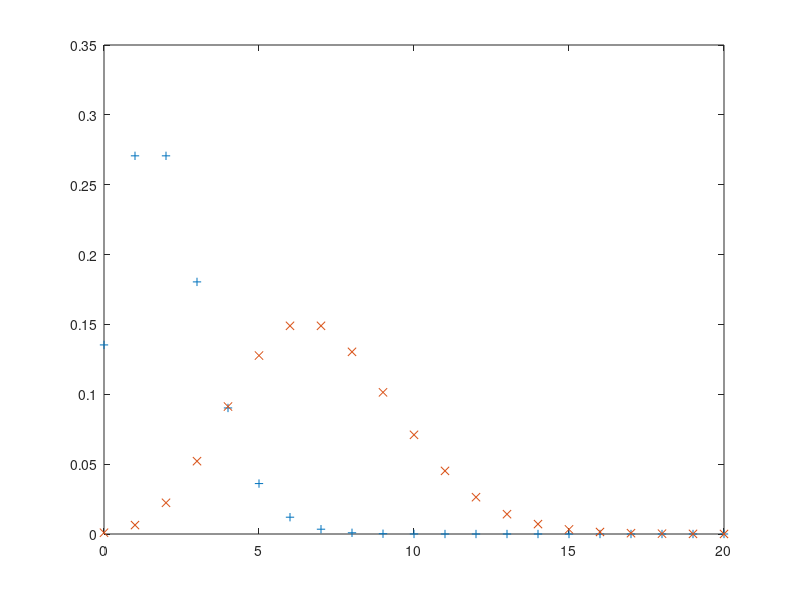
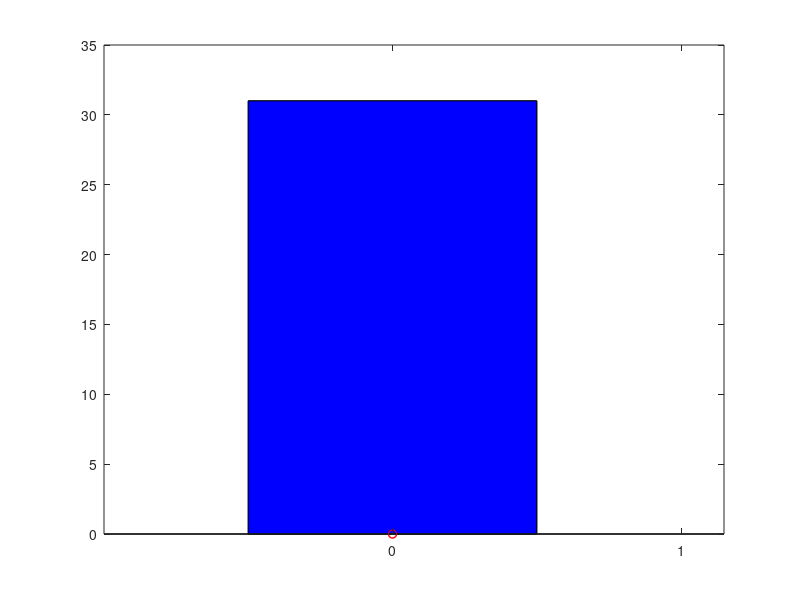
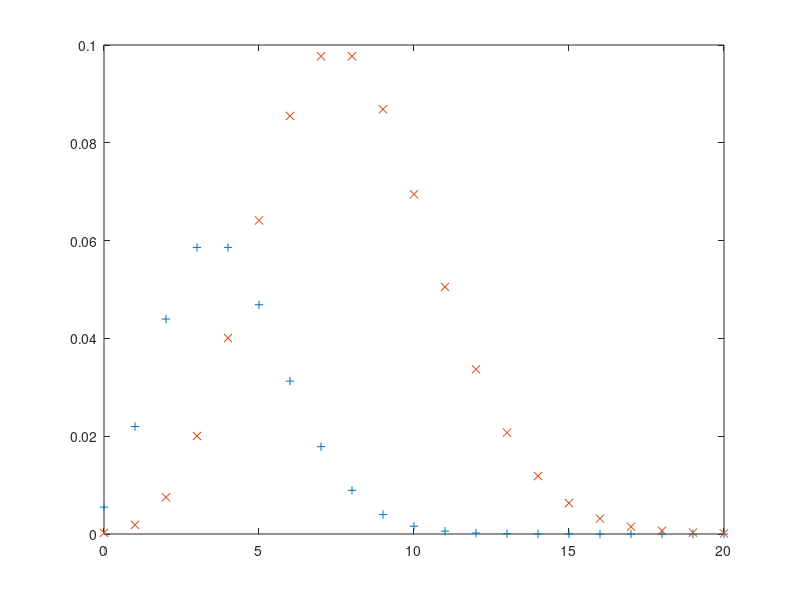
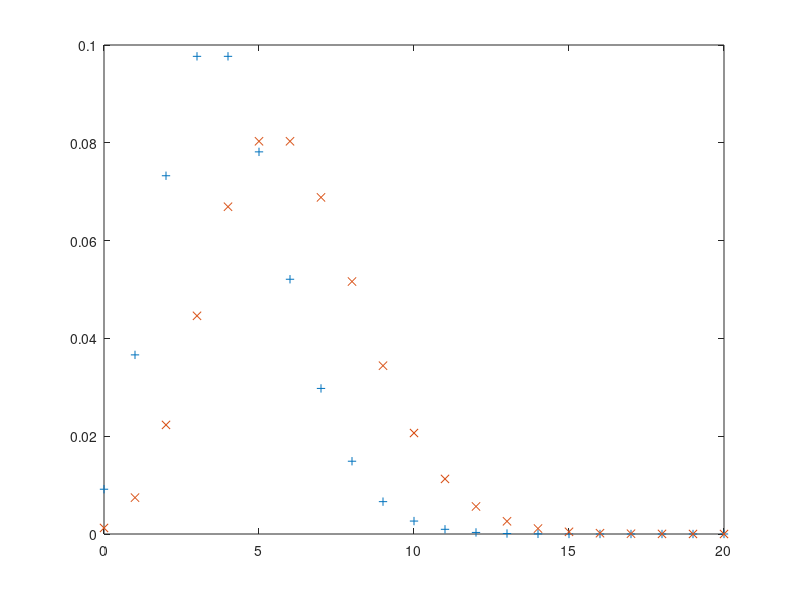

Here is the MATLAB script that generated these plots, in order:
%Ejercicio 1
lambda0 = randi(4);
lambda1 = randi(4) + 5;
RangoX = 0:20;
F0 = poisspdf (RangoX,lambda0);
F1 = poisspdf (RangoX,lambda1);
figure;
plot(RangoX,F0,'+');
hold on;
plot(RangoX,F1,'x');
%Ejercicio 2
samples = 0:30;
figure
histfit(poisspdf(samples,lambda0),5,'poisson');
hold on
histfit(poisspdf(samples,lambda1),5,'poisson');
%Ejercicio 3
figure
lambda0 = randi(4);
lambda1 = randi(4) + 5;
RangoX = 0:20;
F0 = poisspdf (RangoX,lambda0)*0.3;
F1 = poisspdf (RangoX,lambda1)*0.7;
figure;
plot(RangoX,F0,'+');
hold on;
plot(RangoX,F1,'x');
figure
lambda0 = randi(4);
lambda1 = randi(4) + 5;
RangoX = 0:20;
F0 = poisspdf (RangoX,lambda0)*0.5;
F1 = poisspdf (RangoX,lambda1)*0.5;
figure;
plot(RangoX,F0,'+');
hold on;
plot(RangoX,F1,'x');